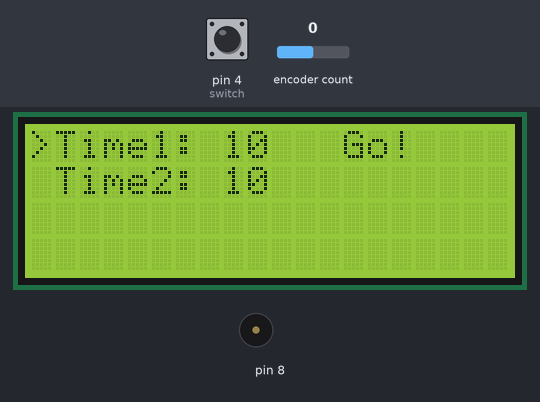
A sketch run on a simulated Arduino Uno, built with avr-gcc and run on an emulated ATmega328P. On the bench: 20×4 character LCD, buzzer (waves = sounding). The inputs (shaded band) are chosen by the test bench; at power-on: encoder count 0, pin 4 (switch) HIGH. What the sketch prints to the serial monitor is not drawn.

Above: at 1.2 s.
1.3 s: encoder count set to 1
2.8 s: encoder count set to 2
4.3 s: pin 4 (switch) pulled LOW for 0.15 s
At 4.75 s:
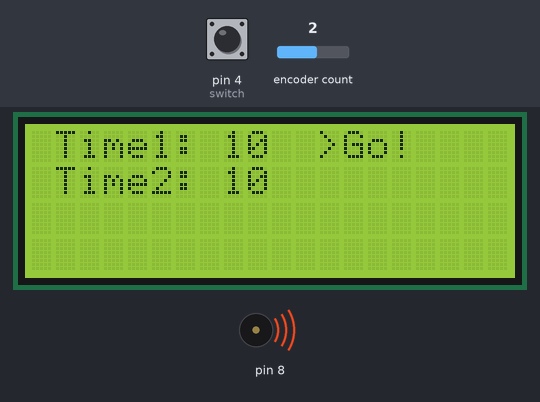
7.4 s: pin 4 (switch) pulled LOW for 0.15 s
At 8.95 s:
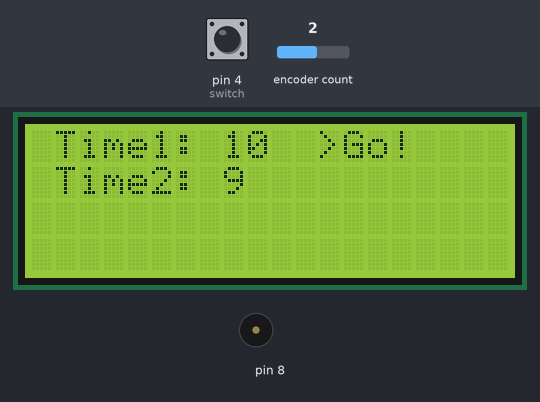
Timing chart, 0 to 9.1 s (numbered marks = the images above; inputs shaded):
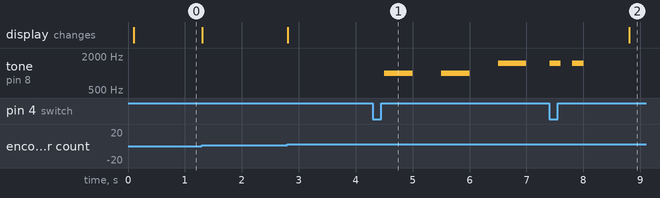

Measured:
- after the input at 4.3 s, tone on pin 8: plays 1000 Hz for 0.50 s, 1000 Hz for 0.50 s, 1500 Hz for 0.50 s, starting after 0.20 s
- after the input at 7.4 s, tone on pin 8: alternates 1500 Hz for 0.20 s and silent for 0.20 s, 4 changes in all, then stays silent, starting at once

The sketch:

ARDUINO_SPORT_TIMER.ino
```cpp
/*
SPORT TIMER - STAVRAKAS 05/2020


Program allowing to realize a timer with 2 variables, useful for realizing 2 periods in a training.
Controlled by an rotary encoder (with its button), LCD I2C control screen, and buzzer.

Wiring:

LCD:        Rotary:     Buzzer:
SCL > A5    CLK > D2    +  > D8
SDA > A4    DT  > D3    -  > 100 ohm > GND
            SW  > D4
*/

#include <Wire.h>
#include <RotaryEncoder.h>
#include <LiquidCrystal_I2C.h>

// LCD positionning constants
#define X1 1
#define Y1 0
#define X2 1
#define Y2 1
#define XSEC 8
#define XGO 13
#define YGO 0

// Timing constants
#define MENUMIN 0
#define MENUMAX 2
#define T1MIN 10
#define T1MAX 300
#define T2MIN 10
#define T2MAX 300

LiquidCrystal_I2C lcd(0x27,20,4);
RotaryEncoder encoder(3, 2);

int swCt = 0; // Switch counter

int lastPosMenu = 0;
int lastPosT1 = T1MIN;
int lastPosT2 = T2MIN;

bool doneFlag = false; // To execute some code once

int c = 0; // timer
const int period = 250; // timer
unsigned long time_now = 0; // timer
unsigned long time_now2 = 0; // timer 2

void setup() {
  Serial.begin(115200);
  lcd.init();
  pinMode(4, INPUT);
  lcd.backlight();
  lcd.clear();
  // Print home page
  lcdPrint(X1, Y1, "Time1:");
  lcdPrint(X2, Y2, "Time2:");
  lcdPrint(XGO, YGO, "Go!");
  // Initial Arrow
  printArrow(0);
}


void loop() {
  if (digitalRead(4) == LOW && swCt == 0) { // switch press to go in sub-menu
    swCt = 1;
    doneFlag = false;
    delay(200);
  }
  if (digitalRead(4) == LOW && swCt == 1) { // switch press to go back in menu
    swCt = 0;
    doneFlag = false;
    delay(200);
  }
  if (swCt == 0) {
    if (doneFlag == false) {
      encoder.setPosition(lastPosMenu); // Reset rotary to lastPosMenu (if not, arrow jump to last variable set)
      printArrow(lastPosMenu); // Drawing Arrow at the first run
      secPrint(0, lastPosT1); // Avoid stopping blinking on blank
      secPrint(1, lastPosT2); // Same
      doneFlag = true;
    }
    // Menu Arrow
    lastPosMenu = changeVal(255, lastPosMenu, MENUMIN, MENUMAX);
  }
  if (swCt == 1 && lastPosMenu == 0) {
    // Change time1
    lastPosT1 = changeVal(0, lastPosT1, T1MIN, T1MAX);
  }
  if (swCt == 1 && lastPosMenu == 1) {
    // Change time2
    lastPosT2 = changeVal(1, lastPosT2, T2MIN, T2MAX);
  }
  if (swCt == 1 && lastPosMenu == 2) {
    // Running
    if (doneFlag == false) {
      Serial.println("Running");
      runTimer(lastPosT1, lastPosT2);
      doneFlag = true;
      swCt = 0;
    }
  }
}


void lcdPrint(int x, int y, String str) {
  lcd.setCursor(x, y);
  lcd.print(str);
}

void printArrow(int y) {
  switch (y) {
    case 0:
      lcdPrint(0, 0, ">");
      lcdPrint(0, 1, " ");
      lcdPrint(12, 0, " ");
      break;
    case 1:
      lcdPrint(0, 0, " ");
      lcdPrint(0, 1, ">");
      lcdPrint(12, 0, " ");
      break;
    case 2:
      lcdPrint(0, 0, " ");
      lcdPrint(0, 1, " ");
      lcdPrint(12, 0, ">");
      break;
  }
}

void secPrint (int item, int sec) {
  String sec_str = String(sec);
  int len = sec_str.length();
  for (int i = 0; i < 5 - len; i++) {
    sec_str += " ";
    i++;
  }
  lcdPrint(XSEC, item, sec_str);
}


void runTimer (int t1, int t2) {
  // Mario Kart ;-)
  tone(8, 1000, 500);
  delay(1000);
  tone(8, 1000, 500);
  delay(1000);
  tone(8, 1500, 500);
  while (digitalRead(4) != LOW) {
    time_now = millis();
    time_now2 = millis();
    int sec1 = lastPosT1;
    while (millis()/1000 <= time_now/1000 + t1) { // Timer
      if (digitalRead(4) == LOW) {
        break;
      }
      if (millis() >= time_now2 + 1000) {
        time_now2 = millis();
        sec1--;
        secPrint(0, sec1);
      }
    }
    secPrint(0, lastPosT1);
    tone(8, 1500, 200);
    delay(400);
    tone(8, 1500, 200);
    time_now = millis();
    time_now2 = millis();
    int sec2 = lastPosT2;
    while (millis()/1000 <= time_now/1000 + t2) { // Timer
      if (digitalRead(4) == LOW) {
        break;
      }
      if (millis() >= time_now2 + 1000) {
        time_now2 = millis();
        sec2--;
        secPrint(1, sec2);
      }
    }
    secPrint(1, lastPosT2);
    tone(8, 1000, 200);
    delay(400);
  }
  lastPosMenu = 0;
  swCt = 0;
  doneFlag = false;
  delay(1000);

}

int changeVal(int item, int lastPos, int MIN, int MAX) {
  if (doneFlag == false) {
    encoder.setPosition(lastPos);
    doneFlag = true;
    c = 0;
    time_now = millis();
  }
  encoder.tick();
  // Blinking value
  if (item != 255) {
    if (millis() >= time_now + period) { // Timer
      time_now += period;
      if ((c % 2) == 0) {
        secPrint(item, lastPos);
      }
      else {
        lcdPrint(XSEC, item, "     ");
      }
      c++;
    }
  }
  int newPos = encoder.getPosition();
  if (newPos < MIN) {
    encoder.setPosition(MAX);
    newPos = MAX;
  }
  else if (newPos > MAX) {
    encoder.setPosition(MIN);
    newPos = MIN;
  }
  if (lastPos != newPos) {
    lastPos = newPos;
    if (item == 255) {
      printArrow(lastPos);
    }
    else {
      secPrint(item, lastPos);
    }
  }
  return lastPos;
}
```
